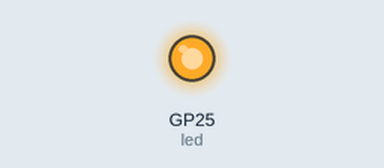
Bench run of a program on a simulated Raspberry Pi Pico running MicroPython. On the bench: output pins drawn as LEDs (lit = HIGH). Deep sleep restarts the program when it ends.

Above: at 2.5 s.
At 52.9 s:
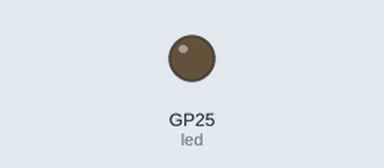
Timing chart, 0 to 79.0 s (numbered marks = the images above):
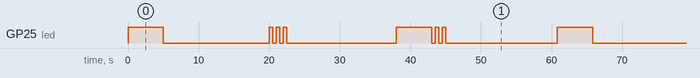

The program:

LightSleep-DeepSleep.py
```python
from machine import lightsleep, deepsleep, Pin
import time

led = Pin(25, Pin.OUT)

led.value(1)
time.sleep(5)
led.value(0)
time.sleep(15)

def blink():
    led.toggle()
    time.sleep(0.5)

for _ in range(6):
    blink()

lightsleep(15000)
led.value(1)

time.sleep(5)

for _ in range(5):
    blink()

deepsleep(15000)
led.value(1)
```

Measured:
- by itself, GP25 (led): repeats every 60.8 s: LOW 15.0 s, 2 × (HIGH 0.50 s, LOW 0.50 s), HIGH 0.50 s, LOW 15.5 s, HIGH 5.0 s, 2 × (LOW 0.50 s, HIGH 0.50 s), LOW 15.8 s, HIGH 5.0 s
- by itself, everything shown: repeats every 60.8 s, in 14 steps
